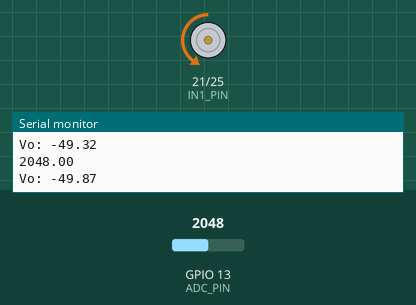
This program was run on a simulated ESP32. On the bench: motor-driver pin pairs drawn as motors (green arrow = first pin HIGH = forward, orange = second pin HIGH = backward, longer = more drive, scaled by the enable pin), the last lines printed to the serial monitor. The test bench sets the inputs (shaded band); at power-on: GPIO 13 (ADC_PIN) = 2048.

Above: at 1.25 s.
1.3 s: GPIO 13 (ADC_PIN) set to 2866
2.8 s: GPIO 13 (ADC_PIN) set to 2047
At 2.95 s:
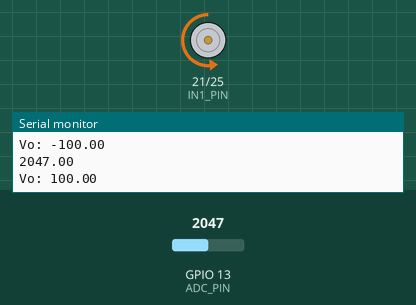
5.8 s: GPIO 13 (ADC_PIN) set to 1228
At 6.11 s:
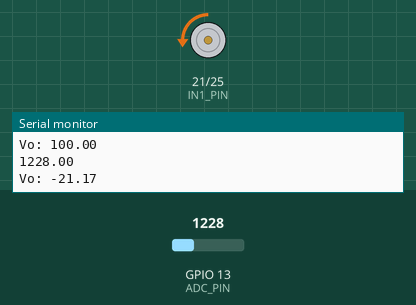
8.8 s: GPIO 13 (ADC_PIN) set to 491
At 8.97 s:
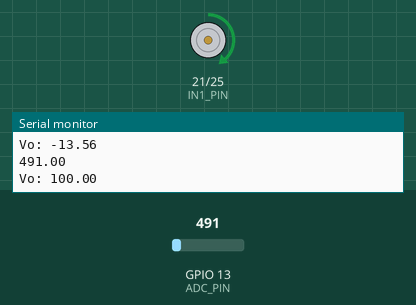
11.8 s: GPIO 13 (ADC_PIN) set to 0
13.3 s: GPIO 13 (ADC_PIN) set to 3603
At 13.8 s:
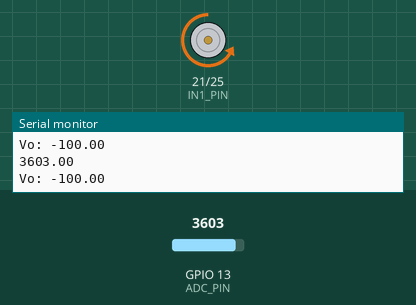
Timing chart, 0 to 15.8 s (numbered marks = the images above; inputs shaded):
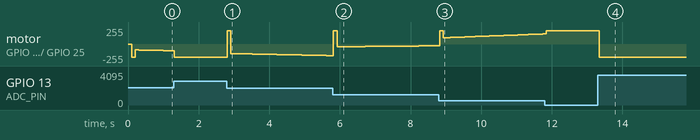

The program:

main.cpp
```cpp
#include <Arduino.h>
#include <PID_v1.h>

// Pins
static constexpr auto ADC_PIN = 13;
static constexpr auto PWM_PIN = 32;
static constexpr auto IN1_PIN = 21;
static constexpr auto IN2_PIN = 25;

// Variables
static double Dref = 1500;
static double Din = 0;
static double filteredDin = 0;
static double Vo = 0;

void controller();
void planta();

// Ku = 0.14     Tu = 1.8s
static double Kp = 0.08, Ki = 0.01, Kd = 0.025;
PID controlador(&Din, &Vo, &Dref, Kp, Ki, Kd, DIRECT);

void setup() {
  // Configuración inicial
  Serial.begin(9600);
  pinMode(ADC_PIN, INPUT);
  pinMode(PWM_PIN, OUTPUT);
  pinMode(IN1_PIN, OUTPUT);
  pinMode(IN2_PIN, OUTPUT);
  controlador.SetOutputLimits(-100, 100);
  controlador.SetMode(AUTOMATIC);
}

void loop() {
  delay(100);
  controller();
  planta();
}

void controller()
{
  Din = analogRead(ADC_PIN);
  Serial.print(Din);
  Serial.print(" \nVo: ");
  Serial.print(Vo);
  Serial.print("\n");

  controlador.Compute();
}

void planta()
{
  if (Vo > 0)
  {
    digitalWrite(IN1_PIN, HIGH);
    digitalWrite(IN2_PIN, LOW);
  }
  else
  {
    digitalWrite(IN1_PIN, LOW);
    digitalWrite(IN2_PIN, HIGH);
  }
  auto modVo = fabs(Vo);
  analogWrite(PWM_PIN, modVo*2);
}
```

Measured:
- after the input at 2.8 s, motor on GPIO 21 (IN1_PIN) / GPIO 25 (IN2_PIN): backward 200/255 → forward 200/255 at once, → backward 143/255 0.10 s later, → backward 144/255 0.10 s later, → backward 146/255 0.10 s later, … (30 changes in this stretch)
- after the input at 13.3 s, motor on GPIO 21 (IN1_PIN) / GPIO 25 (IN2_PIN): forward 200/255 → backward 200/255 at once
